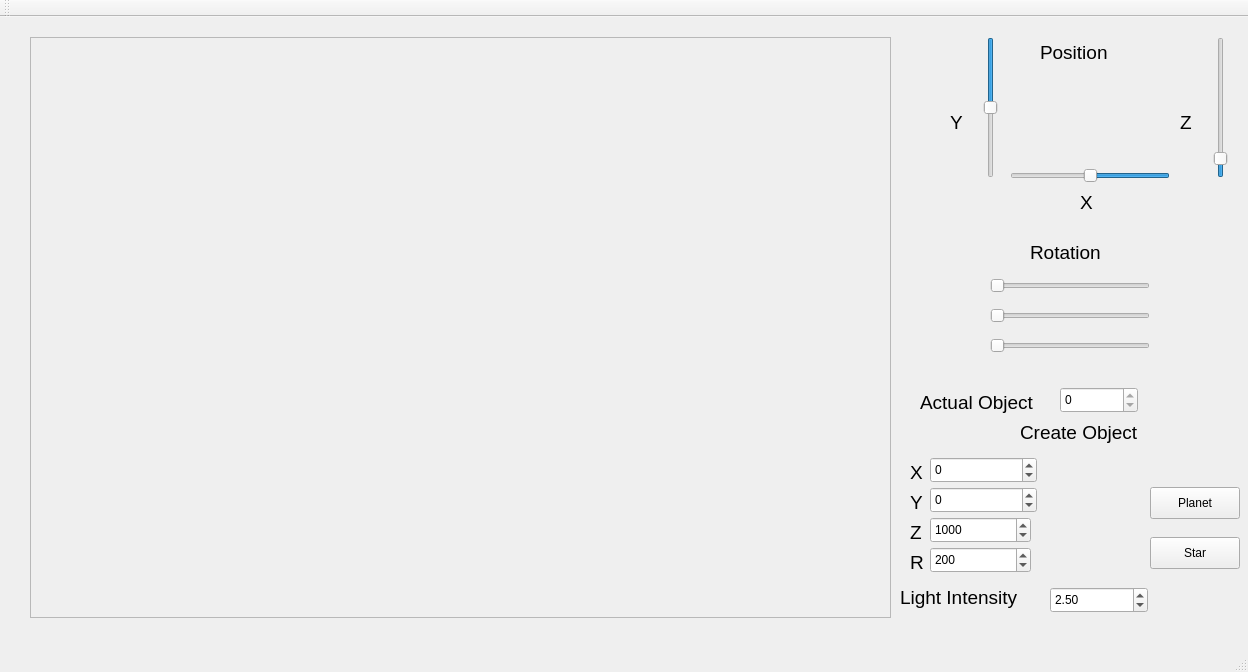
<?xml version="1.0" encoding="UTF-8"?>
<ui version="4.0">
 <class>MainWindow</class>
 <widget class="QMainWindow" name="MainWindow">
  <property name="geometry">
   <rect>
    <x>0</x>
    <y>0</y>
    <width>1248</width>
    <height>672</height>
   </rect>
  </property>
  <property name="windowTitle">
   <string>MainWindow</string>
  </property>
  <widget class="QWidget" name="centralWidget">
   <widget class="QFrame" name="frame">
    <property name="geometry">
     <rect>
      <x>30</x>
      <y>20</y>
      <width>861</width>
      <height>581</height>
     </rect>
    </property>
    <property name="frameShape">
     <enum>QFrame::StyledPanel</enum>
    </property>
    <property name="frameShadow">
     <enum>QFrame::Raised</enum>
    </property>
   </widget>
   <widget class="QSlider" name="tranforamtionX">
    <property name="enabled">
     <bool>true</bool>
    </property>
    <property name="geometry">
     <rect>
      <x>1010</x>
      <y>150</y>
      <width>160</width>
      <height>17</height>
     </rect>
    </property>
    <property name="font">
     <font>
      <kerning>true</kerning>
     </font>
    </property>
    <property name="minimum">
     <number>-2000</number>
    </property>
    <property name="maximum">
     <number>2000</number>
    </property>
    <property name="pageStep">
     <number>10</number>
    </property>
    <property name="value">
     <number>0</number>
    </property>
    <property name="orientation">
     <enum>Qt::Horizontal</enum>
    </property>
    <property name="invertedAppearance">
     <bool>true</bool>
    </property>
   </widget>
   <widget class="QSlider" name="transformationY">
    <property name="geometry">
     <rect>
      <x>980</x>
      <y>20</y>
      <width>21</width>
      <height>141</height>
     </rect>
    </property>
    <property name="minimum">
     <number>-2000</number>
    </property>
    <property name="maximum">
     <number>2000</number>
    </property>
    <property name="value">
     <number>0</number>
    </property>
    <property name="orientation">
     <enum>Qt::Vertical</enum>
    </property>
    <property name="invertedAppearance">
     <bool>true</bool>
    </property>
   </widget>
   <widget class="QSlider" name="Rotation_X">
    <property name="geometry">
     <rect>
      <x>990</x>
      <y>260</y>
      <width>160</width>
      <height>17</height>
     </rect>
    </property>
    <property name="minimum">
     <number>0</number>
    </property>
    <property name="maximum">
     <number>450</number>
    </property>
    <property name="value">
     <number>0</number>
    </property>
    <property name="orientation">
     <enum>Qt::Horizontal</enum>
    </property>
   </widget>
   <widget class="QLabel" name="label">
    <property name="geometry">
     <rect>
      <x>1030</x>
      <y>220</y>
      <width>81</width>
      <height>31</height>
     </rect>
    </property>
    <property name="font">
     <font>
      <pointsize>14</pointsize>
     </font>
    </property>
    <property name="text">
     <string>Rotation</string>
    </property>
   </widget>
   <widget class="QLabel" name="label_2">
    <property name="geometry">
     <rect>
      <x>1040</x>
      <y>20</y>
      <width>131</width>
      <height>31</height>
     </rect>
    </property>
    <property name="font">
     <font>
      <pointsize>14</pointsize>
     </font>
    </property>
    <property name="text">
     <string>Position</string>
    </property>
   </widget>
   <widget class="QLabel" name="label_4">
    <property name="geometry">
     <rect>
      <x>950</x>
      <y>90</y>
      <width>21</width>
      <height>31</height>
     </rect>
    </property>
    <property name="font">
     <font>
      <pointsize>14</pointsize>
     </font>
    </property>
    <property name="text">
     <string>Y</string>
    </property>
   </widget>
   <widget class="QLabel" name="label_5">
    <property name="geometry">
     <rect>
      <x>1080</x>
      <y>170</y>
      <width>21</width>
      <height>31</height>
     </rect>
    </property>
    <property name="font">
     <font>
      <pointsize>14</pointsize>
     </font>
    </property>
    <property name="text">
     <string>X</string>
    </property>
   </widget>
   <widget class="QLabel" name="label_7">
    <property name="geometry">
     <rect>
      <x>910</x>
      <y>530</y>
      <width>21</width>
      <height>31</height>
     </rect>
    </property>
    <property name="font">
     <font>
      <pointsize>14</pointsize>
     </font>
    </property>
    <property name="text">
     <string>R</string>
    </property>
   </widget>
   <widget class="QLabel" name="label_8">
    <property name="geometry">
     <rect>
      <x>910</x>
      <y>440</y>
      <width>21</width>
      <height>31</height>
     </rect>
    </property>
    <property name="font">
     <font>
      <pointsize>14</pointsize>
     </font>
    </property>
    <property name="text">
     <string>X</string>
    </property>
   </widget>
   <widget class="QLabel" name="label_10">
    <property name="geometry">
     <rect>
      <x>900</x>
      <y>560</y>
      <width>131</width>
      <height>41</height>
     </rect>
    </property>
    <property name="font">
     <font>
      <pointsize>14</pointsize>
     </font>
    </property>
    <property name="text">
     <string>Light Intensity</string>
    </property>
   </widget>
   <widget class="QSlider" name="transformationZ">
    <property name="geometry">
     <rect>
      <x>1210</x>
      <y>20</y>
      <width>21</width>
      <height>141</height>
     </rect>
    </property>
    <property name="font">
     <font>
      <kerning>true</kerning>
     </font>
    </property>
    <property name="minimum">
     <number>10</number>
    </property>
    <property name="maximum">
     <number>10000</number>
    </property>
    <property name="value">
     <number>1000</number>
    </property>
    <property name="tracking">
     <bool>true</bool>
    </property>
    <property name="orientation">
     <enum>Qt::Vertical</enum>
    </property>
    <property name="invertedAppearance">
     <bool>false</bool>
    </property>
   </widget>
   <widget class="QLabel" name="label_11">
    <property name="geometry">
     <rect>
      <x>1180</x>
      <y>90</y>
      <width>21</width>
      <height>31</height>
     </rect>
    </property>
    <property name="font">
     <font>
      <pointsize>14</pointsize>
     </font>
    </property>
    <property name="text">
     <string>Z</string>
    </property>
   </widget>
   <widget class="QSlider" name="Rotation_Y">
    <property name="geometry">
     <rect>
      <x>990</x>
      <y>290</y>
      <width>160</width>
      <height>17</height>
     </rect>
    </property>
    <property name="minimum">
     <number>0</number>
    </property>
    <property name="maximum">
     <number>450</number>
    </property>
    <property name="value">
     <number>0</number>
    </property>
    <property name="orientation">
     <enum>Qt::Horizontal</enum>
    </property>
   </widget>
   <widget class="QSlider" name="Rotation_Z">
    <property name="geometry">
     <rect>
      <x>990</x>
      <y>320</y>
      <width>160</width>
      <height>17</height>
     </rect>
    </property>
    <property name="minimum">
     <number>0</number>
    </property>
    <property name="maximum">
     <number>450</number>
    </property>
    <property name="value">
     <number>0</number>
    </property>
    <property name="orientation">
     <enum>Qt::Horizontal</enum>
    </property>
   </widget>
   <widget class="QLabel" name="label_12">
    <property name="geometry">
     <rect>
      <x>1020</x>
      <y>400</y>
      <width>121</width>
      <height>31</height>
     </rect>
    </property>
    <property name="font">
     <font>
      <pointsize>14</pointsize>
     </font>
    </property>
    <property name="text">
     <string>Create Object</string>
    </property>
   </widget>
   <widget class="QLabel" name="label_13">
    <property name="geometry">
     <rect>
      <x>910</x>
      <y>470</y>
      <width>21</width>
      <height>31</height>
     </rect>
    </property>
    <property name="font">
     <font>
      <pointsize>14</pointsize>
     </font>
    </property>
    <property name="text">
     <string>Y</string>
    </property>
   </widget>
   <widget class="QLabel" name="label_14">
    <property name="geometry">
     <rect>
      <x>910</x>
      <y>500</y>
      <width>21</width>
      <height>31</height>
     </rect>
    </property>
    <property name="font">
     <font>
      <pointsize>14</pointsize>
     </font>
    </property>
    <property name="text">
     <string>Z</string>
    </property>
   </widget>
   <widget class="QSpinBox" name="spinBox_X">
    <property name="geometry">
     <rect>
      <x>930</x>
      <y>440</y>
      <width>107</width>
      <height>26</height>
     </rect>
    </property>
    <property name="minimum">
     <number>-10000</number>
    </property>
    <property name="maximum">
     <number>10000</number>
    </property>
   </widget>
   <widget class="QSpinBox" name="spinBox_Y">
    <property name="geometry">
     <rect>
      <x>930</x>
      <y>470</y>
      <width>107</width>
      <height>26</height>
     </rect>
    </property>
    <property name="minimum">
     <number>-10000</number>
    </property>
    <property name="maximum">
     <number>10000</number>
    </property>
   </widget>
   <widget class="QSpinBox" name="spinBox_Z">
    <property name="geometry">
     <rect>
      <x>930</x>
      <y>500</y>
      <width>101</width>
      <height>26</height>
     </rect>
    </property>
    <property name="maximum">
     <number>10000</number>
    </property>
    <property name="value">
     <number>1000</number>
    </property>
   </widget>
   <widget class="QDoubleSpinBox" name="lightIntensity">
    <property name="geometry">
     <rect>
      <x>1050</x>
      <y>570</y>
      <width>98</width>
      <height>26</height>
     </rect>
    </property>
    <property name="value">
     <double>2.500000000000000</double>
    </property>
   </widget>
   <widget class="QPushButton" name="planetButton">
    <property name="geometry">
     <rect>
      <x>1150</x>
      <y>470</y>
      <width>90</width>
      <height>32</height>
     </rect>
    </property>
    <property name="text">
     <string>Planet</string>
    </property>
   </widget>
   <widget class="QPushButton" name="starButton">
    <property name="geometry">
     <rect>
      <x>1150</x>
      <y>520</y>
      <width>90</width>
      <height>32</height>
     </rect>
    </property>
    <property name="text">
     <string>Star</string>
    </property>
   </widget>
   <widget class="QSpinBox" name="spinBox_R">
    <property name="geometry">
     <rect>
      <x>930</x>
      <y>530</y>
      <width>101</width>
      <height>26</height>
     </rect>
    </property>
    <property name="minimum">
     <number>5</number>
    </property>
    <property name="maximum">
     <number>1000</number>
    </property>
    <property name="value">
     <number>200</number>
    </property>
   </widget>
   <widget class="QSpinBox" name="spinBox_AO">
    <property name="geometry">
     <rect>
      <x>1060</x>
      <y>370</y>
      <width>78</width>
      <height>26</height>
     </rect>
    </property>
    <property name="maximum">
     <number>0</number>
    </property>
   </widget>
   <widget class="QLabel" name="label_15">
    <property name="geometry">
     <rect>
      <x>920</x>
      <y>370</y>
      <width>121</width>
      <height>31</height>
     </rect>
    </property>
    <property name="font">
     <font>
      <pointsize>14</pointsize>
     </font>
    </property>
    <property name="text">
     <string>Actual Object</string>
    </property>
   </widget>
  </widget>
  <widget class="QMenuBar" name="menuBar">
   <property name="geometry">
    <rect>
     <x>0</x>
     <y>0</y>
     <width>1248</width>
     <height>28</height>
    </rect>
   </property>
   <property name="nativeMenuBar">
    <bool>true</bool>
   </property>
  </widget>
  <widget class="QToolBar" name="mainToolBar">
   <attribute name="toolBarArea">
    <enum>TopToolBarArea</enum>
   </attribute>
   <attribute name="toolBarBreak">
    <bool>false</bool>
   </attribute>
  </widget>
  <widget class="QStatusBar" name="statusBar"/>
 </widget>
 <layoutdefault spacing="6" margin="11"/>
 <resources/>
 <connections/>
</ui>
